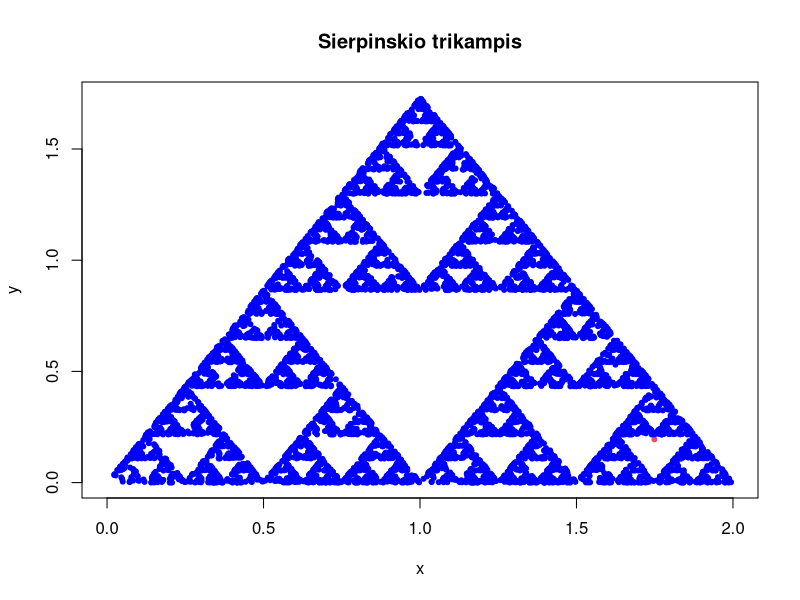

Source code (R):
## ---- chunk 1
A<-c(0,0)
B<-c(2,0)
C<-c(1,sqrt(3))
## ---- chunk 2
x1<-runif(1,0,1)
y1<-runif(1,0,1)
D <-rbind(c( (1 - sqrt(x1)) * A + (sqrt(x1) * (1 - y1)) * B + (sqrt(x1) * y1) * C))
## ---- chunk 3
pra<-function(){
  y<-sample(3, size=1)
  if ( y==1) {
    y<-A
  } else if ( y==2) {
    y<-B
  } else 
    y<-C
}
## ---- chunk 4
taskas<-function(){ 
  v1<-0.5*(D+pra())  
}
## ---- chunk 5
plot(taskas(), xlim=c(0,2), ylim=c(0,sqrt(3)), col=2, pch=20, xlab="x", ylab="y", main="Sierpinskio trikampis")
 
# Penktas žingsnis:
v<-matrix(NA,7000,2)
v[1,]<-c((0.5*(taskas()+pra())))
points(v, col="blue", pch=20)

# Šeštas žingsnis:
for(i in 2:7000){
  v[i,]<-c((0.5*(v[i-1,]+pra())))
  points(v[i,1], v[i,2], col="blue", pch=20)
}
